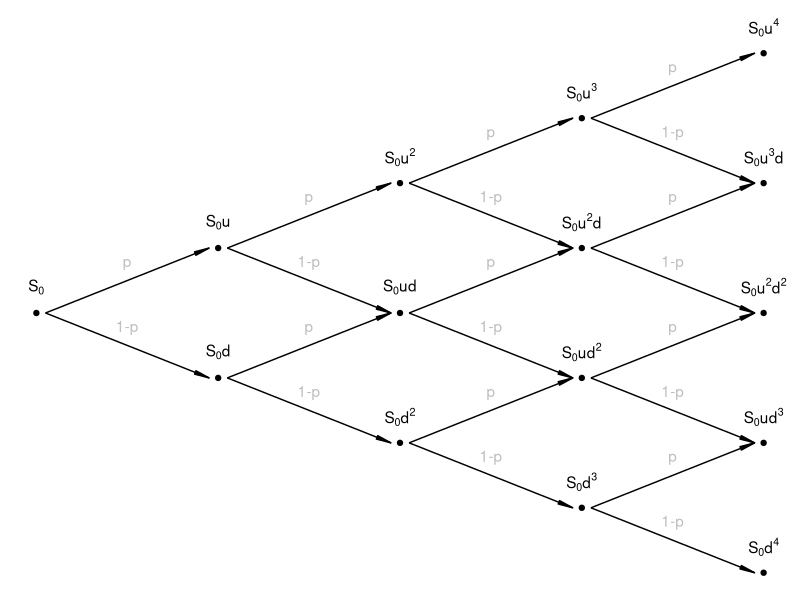

Source code (R):
## ---- chunk 1
library(ggplot2)
ar<-data.frame(x0=c(0,0,1,1,1,1,2,2,2,2,2,2,3,3,3,3,3,3,3,3)+0.05,
                   y0=c(0,0,1,1,-1,-1,2,2,0,0,-2,-2,3,3,1,1,-1,-1,-3,-3),
                   xend=c(1,1,2,2,2,2,3,3,3,3,3,3,4,4,4,4,4,4,4,4)-0.05,
                   yend=c(1,-1,2,0,0,-2,3,1,1,-1,-1,-3,4,2,2,0,0,-2,-2,-4))

ar$xp<-(ar$x0+ar$xend)/2
ar$yp<-(ar$y0+ar$yend)/2
ar$labelp<-rep(c('p', '1-p'),10)

po<-data.frame(x0=c(0,1,1,2,2,2,3,3,3,3,4,4,4,4,4)
                   , y0=c(0,1,-1,2,0,-2,3,1,-1,-3,4,2,0,-2,-4)
              , label0=c('S[0]', 'S[0]*u', 'S[0]*d', 
                         'S[0]*u^2', 'S[0]*ud', 'S[0]*d^2', 
                         'S[0]*u^3', 'S[0]*u^2*d', 'S[0]*u*d^2', 'S[0]*d^3', 
                         'S[0]*u^4', 'S[0]*u^3*d', 'S[0]*u^2*d^2', 'S[0]*u*d^3', 'S[0]*d^4'))


ggplot(aes(x=x0, y=y0+.4), data=po) + 
  theme_void() +
  geom_segment(aes(x = x0, y = y0, xend = xend, yend = yend),
               data=ar, 
               arrow = arrow(type='closed', angle=7, length=unit(.15,'inch'))) +
  geom_point(aes(x=x0, y=y0), data=po) +
  geom_text(aes(label=label0), parse=TRUE) +
  geom_text(aes(x=xp, y=yp+.3, label=labelp), data=ar, col='grey')

